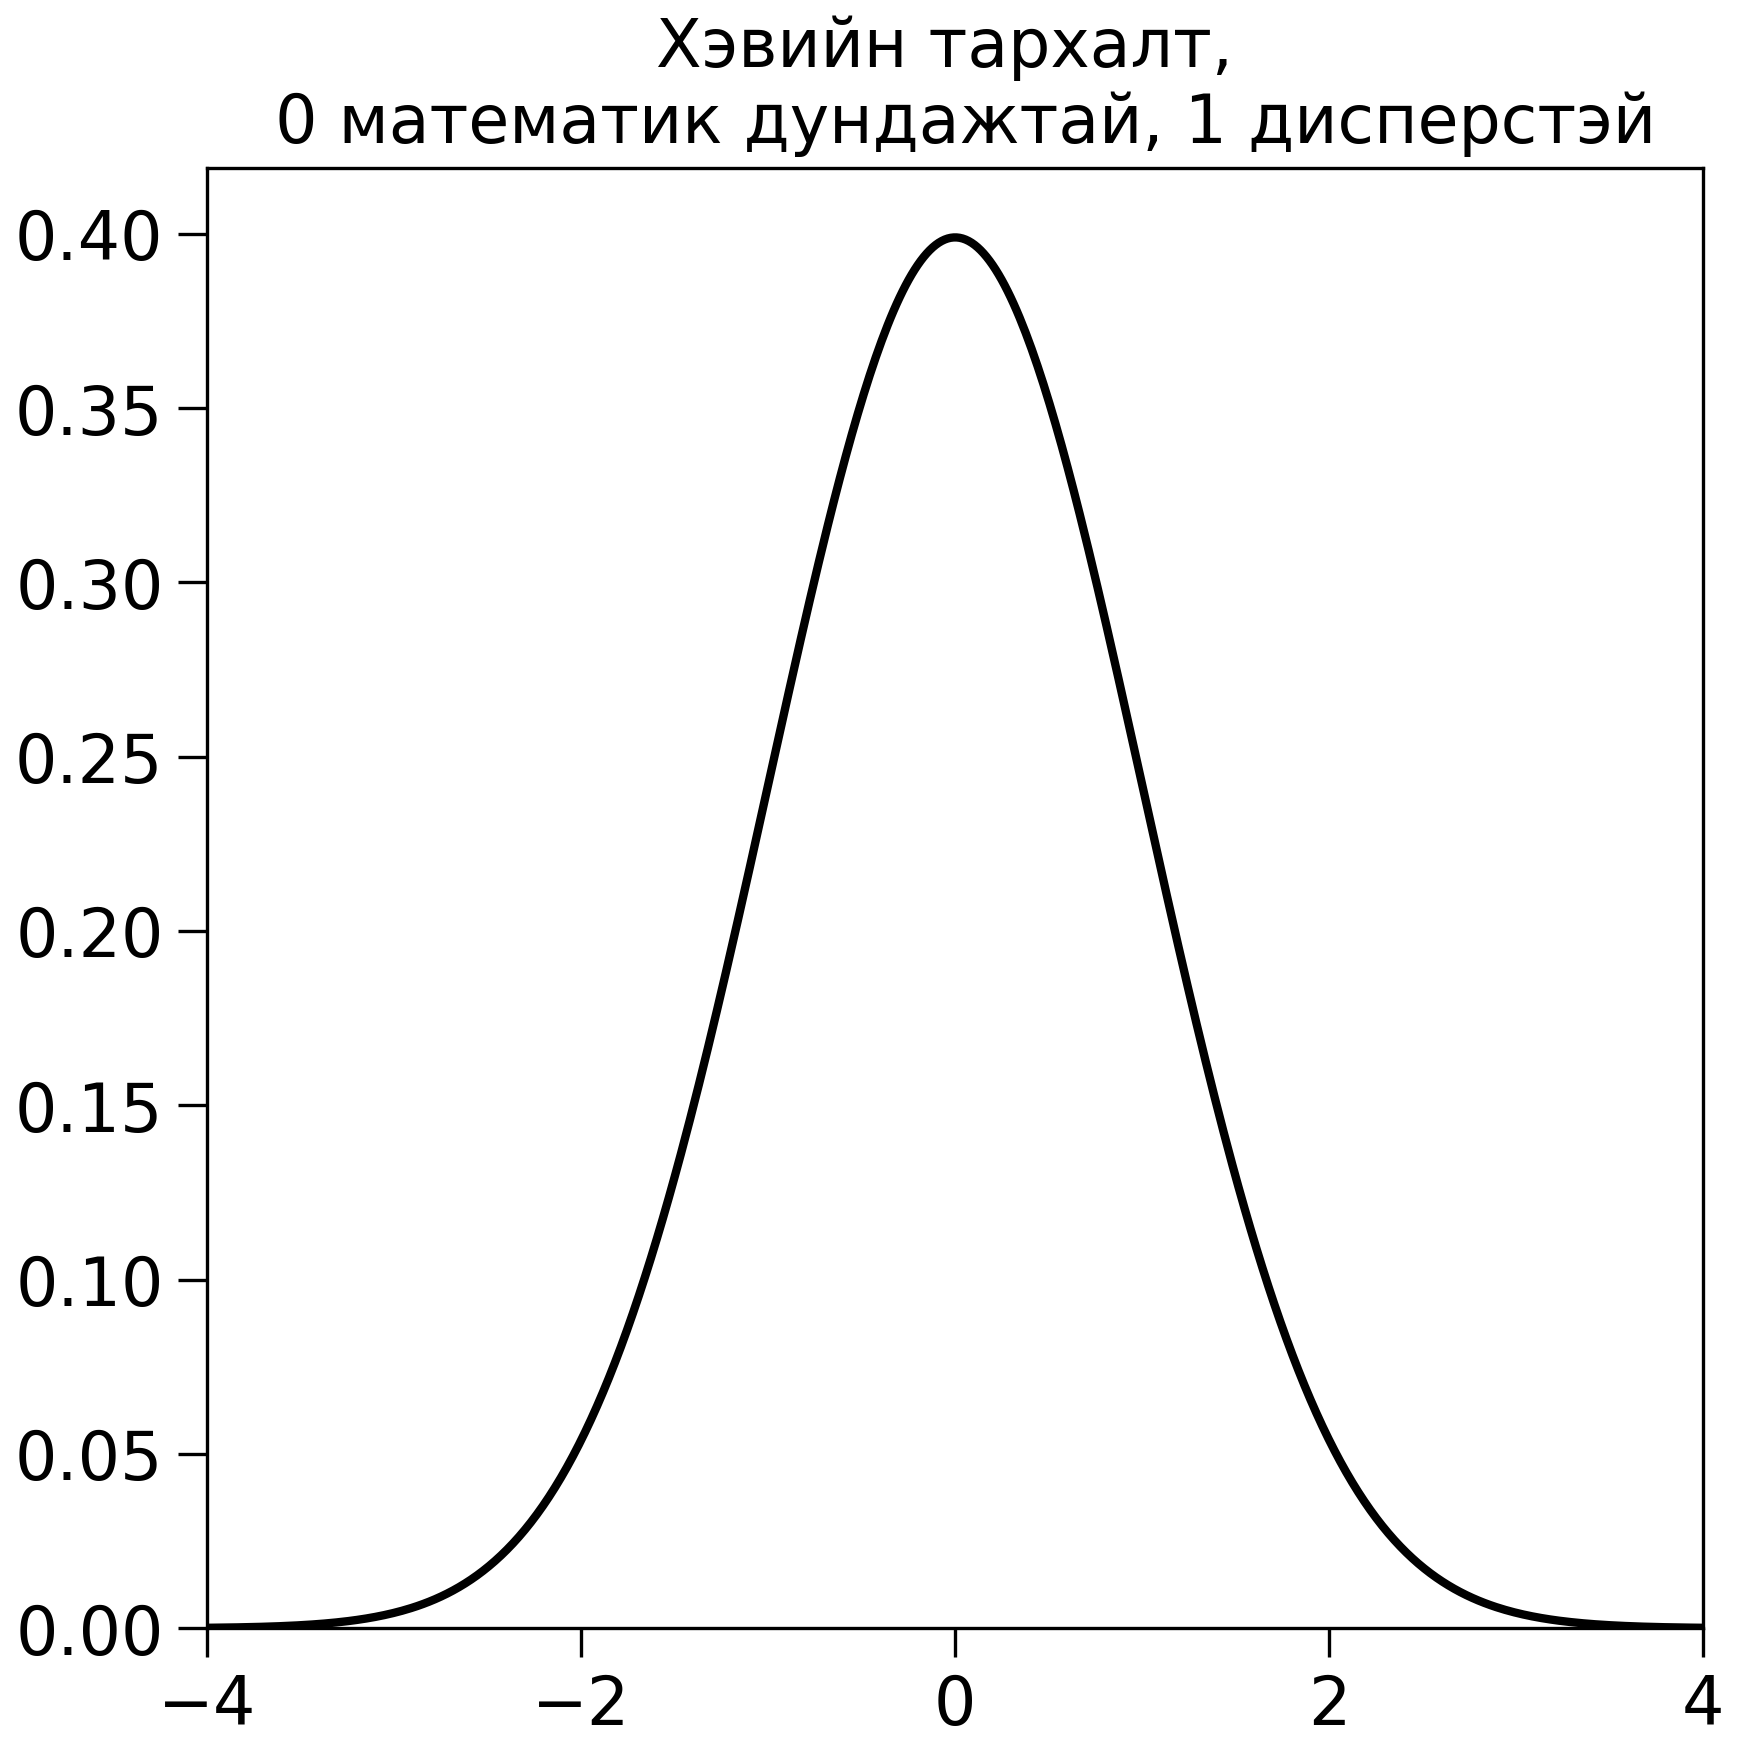

Write the Python code that produced this figure.
import numpy as np
import matplotlib.pyplot as plt

#set line width
plt.rcParams['lines.linewidth'] = 4
#set font size for titles 
plt.rcParams['axes.titlesize'] = 16
#set font size for labels on axes
plt.rcParams['axes.labelsize'] = 16
#set size of numbers on x-axis
plt.rcParams['xtick.labelsize'] = 16
#set size of numbers on y-axis
plt.rcParams['ytick.labelsize'] = 16
#set size of ticks on x-axis
plt.rcParams['xtick.major.size'] = 7
#set size of ticks on y-axis
plt.rcParams['ytick.major.size'] = 7
#set size of markers, e.g., circles representing points
plt.rcParams['lines.markersize'] = 10
#set number of times marker is shown when displaying legend
plt.rcParams['legend.numpoints'] = 1
#Set size of type in legend
plt.rcParams['legend.fontsize'] = 14

# x in [-4, 4]
x = np.linspace(-4, 4, 500)

# Standard normal PDF (continuous)
pdf = (1 / np.sqrt(2 * np.pi)) * np.exp(-0.5 * x**2)

plt.figure(figsize=(6, 3))
plt.plot(x, pdf, color='black', linewidth=2)

plt.xlabel('')      # continuous variable (italic, math style)
plt.ylabel('')       # НФ = нягтын функц (PDF)
plt.title('Хэвийн тархалт, \n 0 математик дундажтай, 1 дисперстэй')

plt.xlim(-4, 4)
plt.ylim(0, pdf.max() * 1.05)
plt.tight_layout()
plt.savefig(r'C:\python\guttag\figures\Intro-to-Computation-and-Programming\code\chapter 17\Orchuulga\figure17_24.pdf', bbox_inches="tight", pad_inches=0.05, format="pdf")
plt.savefig(r'C:\python\guttag\figures\Intro-to-Computation-and-Programming\code\chapter 17\Orchuulga\figure17_24.png',bbox_inches="tight", pad_inches=0.05, format="png", dpi=300)  

